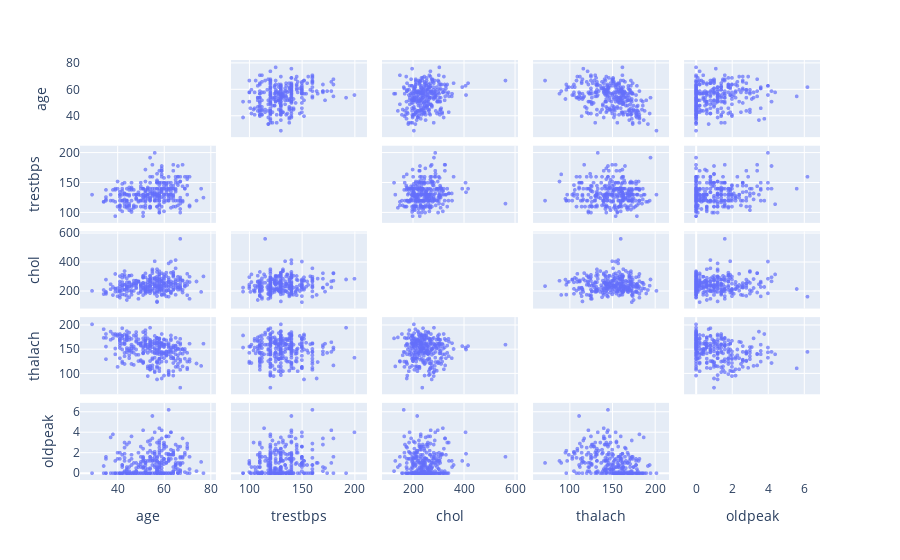

Notebook code cell kept with this figure:
### Code cell
numdf = df[['age', 'trestbps', 'chol', 'thalach', 'oldpeak', 'heartdis']]
fig = px.scatter_matrix(numdf, dimensions=['age', 'trestbps', 'chol', 'thalach', 'oldpeak'], opacity=0.7)
fig.update_traces(diagonal_visible=False)
fig.update_traces(marker=dict(size=4))
fig.show()

### Figure 1 — Plotly figure (JSON) as saved in the notebook; plotly's stock layout.template omitted (floating-point values rounded to 4 significant figures; data arrays with more than 128 entries replaced by an {"elided": "..."} marker saying what was removed)
{"data": [{"diagonal": {"visible": false}, "dimensions": [{"axis": {"matches": true}, "label": "age", "values": {"elided": "303 int values"}}, {"axis": {"matches": true}, "label": "trestbps", "values": {"elided": "303 int values"}}, {"axis": {"matches": true}, "label": "chol", "values": {"elided": "303 int values"}}, {"axis": {"matches": true}, "label": "thalach", "values": {"elided": "303 int values"}}, {"axis": {"matches": true}, "label": "oldpeak", "values": {"elided": "303 float values"}}], "hovertemplate": "%{xaxis.title.text}=%{x}<br>%{yaxis.title.text}=%{y}<extra></extra>", "legendgroup": "", "marker": {"color": "#636efa", "opacity": 0.7, "size": 4, "symbol": "circle"}, "name": "", "showlegend": false, "type": "splom"}], "layout": {"dragmode": "select", "legend": {"tracegroupgap": 0}, "margin": {"t": 60}}}
